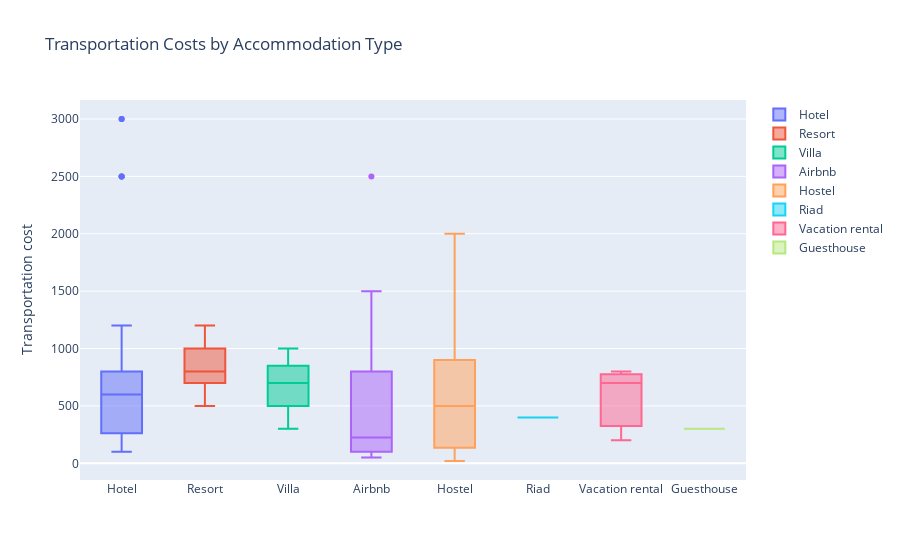

Notebook source saved alongside this figure:
### Code cell
fig = go.Figure()

for accommodation_type in df['Accommodation type'].unique():
    fig.add_trace(go.Box(y=df[df['Accommodation type']==accommodation_type]['Transportation cost'],
                         name=accommodation_type))

fig.update_layout(title='Transportation Costs by Accommodation Type',
                  yaxis_title='Transportation cost')

fig.show()

### Figure 1 — Plotly figure (JSON) as saved in the notebook; plotly's stock layout.template omitted (floating-point values rounded to 4 significant figures)
{"data": [{"name": "Hotel", "type": "box", "y": [600, 1000, 800, 200, 500, 700, 150, 400, 150, 800, 600, 100, 150, 500, 500, 100, 400, 600, 700, 500, 700, 300, 800, 200, 300, 800, 1200, 200, 100, 200, 700, 600, 400, 1000, 500, 600, 800, 150, 800, 700, 900, 400, 150, 800, 200, 150, 250, 300, 700, 500, 400, 600, 700, 800, 2500, 3000, 2500, 3000, 2500]}, {"name": "Resort", "type": "box", "y": [500, 800, 1200, 700, 800, 800, 1000, 1000, 800, 500, 700, 800, 700, 1200]}, {"name": "Villa", "type": "box", "y": [700, 300, 1000, 700]}, {"name": "Airbnb", "type": "box", "y": [200, 600, 100, 100, 80, 300, 600, 800, 75, 150, 100, 50, 200, 150, 250, 100, 300, 200, 100, 200, 300, 1500, 500, 150, 1000, 900, 1000, 1500, 1500, 2500]}, {"name": "Hostel", "type": "box", "y": [1200, 500, 150, 50, 120, 900, 600, 150, 100, 50, 20, 300, 700, 400, 350, 1200, 100, 900, 500, 800, 700, 2000, 2000, 1000]}, {"name": "Riad", "type": "box", "y": [400]}, {"name": "Vacation rental", "type": "box", "y": [200, 700, 800]}, {"name": "Guesthouse", "type": "box", "y": [300]}], "layout": {"title": {"text": "Transportation Costs by Accommodation Type"}, "yaxis": {"title": {"text": "Transportation cost"}}}}
